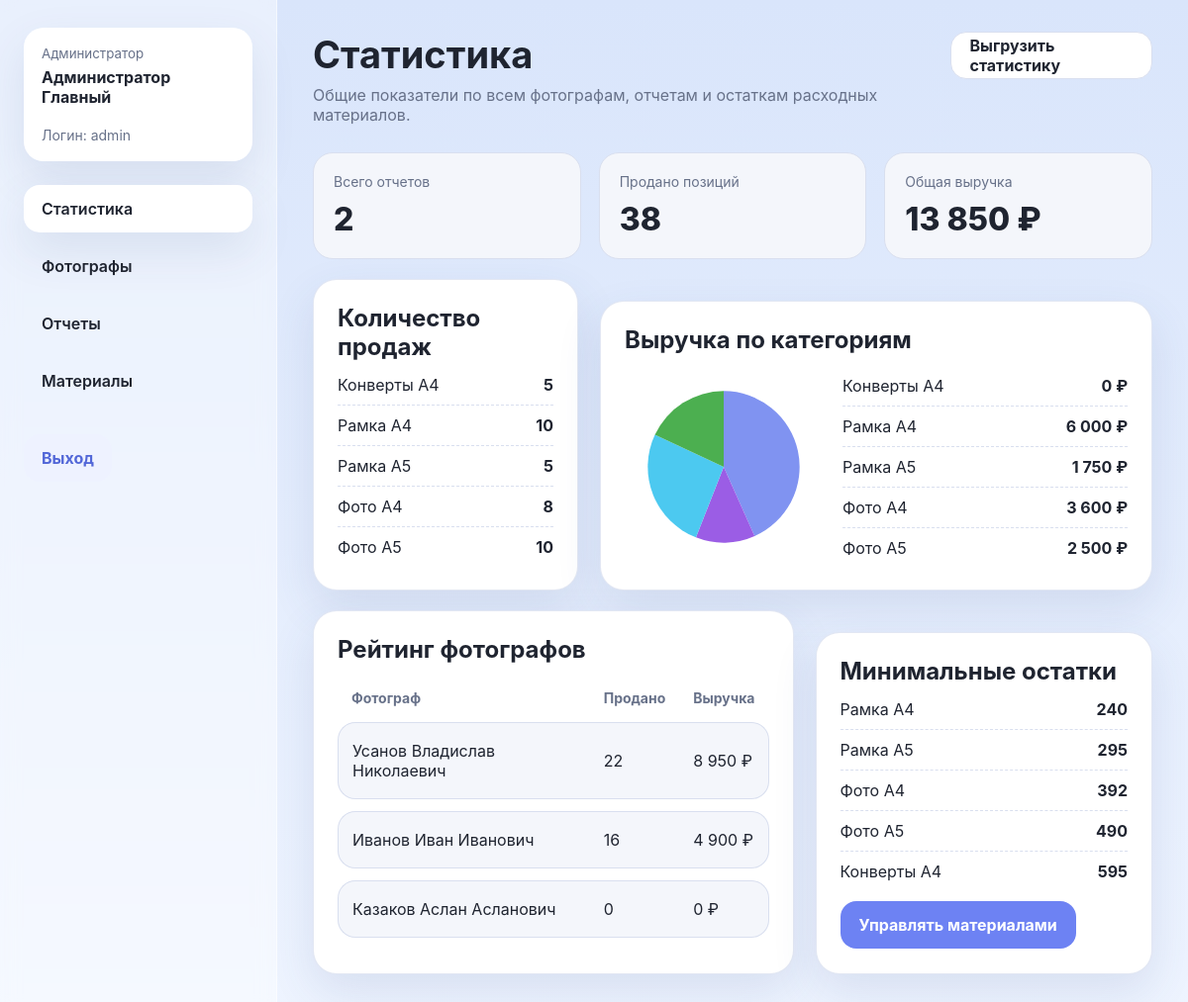
The page /admin/stats (signed in) on the database its author committed.
### tables this page shows
CREATE TABLE roles (
    id INTEGER PRIMARY KEY AUTOINCREMENT,
    code TEXT NOT NULL UNIQUE,
    name TEXT NOT NULL
);

CREATE TABLE users (
    id INTEGER PRIMARY KEY AUTOINCREMENT,
    login TEXT NOT NULL UNIQUE,
    password_hash TEXT NOT NULL,
    first_name TEXT NOT NULL,
    last_name TEXT NOT NULL,
    middle_name TEXT DEFAULT '',
    role_id INTEGER NOT NULL,
    is_active INTEGER NOT NULL DEFAULT 1,
    created_at TEXT NOT NULL,
    FOREIGN KEY (role_id) REFERENCES roles(id)
);

CREATE TABLE products (
    id INTEGER PRIMARY KEY AUTOINCREMENT,
    code TEXT NOT NULL UNIQUE,
    name TEXT NOT NULL,
    unit_price REAL NOT NULL DEFAULT 0,
    current_stock INTEGER NOT NULL DEFAULT 0,
    is_archived INTEGER NOT NULL DEFAULT 0
);

### routes/admin.py (the view)
    @app.route("/admin/stats")
    @login_required
    @role_required(ROLE_ADMIN)
    def admin_stats():
        stats = get_global_summary()
        ranking = get_photographer_ranking()
        low_stock = query_all("SELECT * FROM products WHERE is_archived = 0 ORDER BY current_stock ASC, name ASC LIMIT 5")
        return render_template(
            "admin/stats.html",
            stats=stats,
            chart_svg=build_pie_svg(stats["revenue_by_product"]),
            ranking=ranking,
            low_stock=low_stock,
        )

### db.py (called while the page is built)
def get_db() -> sqlite3.Connection:
    if "db" not in g:
        g.db = sqlite3.connect(DATABASE)
        g.db.row_factory = sqlite3.Row
        g.db.execute("PRAGMA foreign_keys = ON")
    return g.db

def query_one(query: str, params=()):
    return get_db().execute(query, params).fetchone()

def query_all(query: str, params=()):
    return get_db().execute(query, params).fetchall()

### report_services.py (called while the page is built)
def get_global_summary():
    product_rows = query_all(
        """
        SELECT p.name, SUM(ri.quantity) AS qty, SUM(ri.quantity * p.unit_price) AS revenue
        FROM reports r
        JOIN report_items ri ON ri.report_id = r.id
        JOIN products p ON p.id = ri.product_id
        GROUP BY p.id, p.name
        ORDER BY p.name
        """
    )
    totals_row = query_one(
        "SELECT COUNT(*) AS reports_count, COALESCE(SUM(total_revenue), 0) AS total_revenue, COALESCE(SUM(total_items), 0) AS total_items FROM reports"
    )
    return build_summary(product_rows, totals_row)

def build_summary(product_rows, totals_row):
    quantity_by_product = {row["name"]: int(row["qty"] or 0) for row in product_rows}
    revenue_by_product = {row["name"]: float(row["revenue"] or 0) for row in product_rows}
    return {
        "reports_count": int(totals_row["reports_count"] or 0),
        "total_revenue": float(totals_row["total_revenue"] or 0),
        "total_items": int(totals_row["total_items"] or 0),
        "quantity_by_product": quantity_by_product,
        "revenue_by_product": revenue_by_product,
    }

def get_photographer_ranking():
    rows = query_all(
        """
        SELECT u.last_name, u.first_name, u.middle_name,
               COALESCE(SUM(r.total_items), 0) AS items_sold,
               COALESCE(SUM(r.total_revenue), 0) AS revenue
        FROM users u
        JOIN roles rl ON rl.id = u.role_id AND rl.code = 'photographer'
        LEFT JOIN reports r ON r.photographer_id = u.id
        GROUP BY u.id
        ORDER BY revenue DESC, items_sold DESC, u.last_name ASC
        """
    )
    ranking = []
    for row in rows:
        ranking.append({"full_name": display_name(row), "items_sold": int(row["items_sold"] or 0), "revenue": float(row["revenue"] or 0)})
    return ranking

### users.py (called while the page is built)
    @property
    def is_active(self) -> bool:
        return self._is_active

    @property
    def full_name(self) -> str:
        return display_name(self.__dict__)

### templates/admin/stats.html (shortened to what this page needs)
{% extends 'base.html' %}
{% block content %}
<div class="page-header">
  <div>
    <h1>Статистика</h1>
    <p>Общие показатели по всем фотографам, отчетам и остаткам расходных материалов.</p>
  </div>
  <div class="actions">
    <a class="btn-secondary btn" href="{{ url_for('export_stats_csv') }}">Выгрузить статистику</a>
  </div>
</div>
<div class="stats-grid">
  <div class="stat-box"><span class="label">Всего отчетов</span><div class="value">{{ stats.reports_count }}</div></div>
  <div class="stat-box"><span class="label">Продано позиций</span><div class="value">{{ stats.total_items }}</div></div>
  <div class="stat-box"><span class="label">Общая выручка</span><div class="value">{{ stats.total_revenue|currency }}</div></div>
</div>
<div class="grid top-gap">
  <section class="card span-4">
    <h2 class="section-title">Количество продаж</h2>
    <div class="legend">
      {% for label, qty in stats.quantity_by_product.items() %}
        <div class="legend-row"><span>{{ label }}</span><strong>{{ qty }}</strong></div>
      {% else %}
        <p class="subtle">Нет данных.</p>
      {% endfor %}
    </div>
  </section>
  <section class="card span-8">
    <h2 class="section-title">Выручка по категориям</h2>
    <div class="pie-wrap">
      {{ chart_svg|safe if chart_svg else '<p class="subtle">Нет данных для диаграммы.</p>'|safe }}
      <div class="legend">
        {% for label, revenue in stats.revenue_by_product.items() %}
          <div class="legend-row"><span>{{ label }}</span><strong>{{ revenue|currency }}</strong></div>
        {% else %}
          <p class="subtle">Нет данных.</p>
        {% endfor %}
      </div>
    </div>
  </section>
</div>
<div class="grid top-gap">
  <section class="card span-7">
    <h2 class="section-title">Рейтинг фотографов</h2>
    <table class="list-table">
      <thead><tr><th>Фотограф</th><th>Продано</th><th>Выручка</th></tr></thead>
      <tbody>
        {% for row in ranking %}
          <tr><td>{{ row.full_name }}</td><td>{{ row.items_sold }}</td><td>{{ row.revenue|currency }}</td></tr>
        {% else %}
          <tr><td colspan="3">Нет данных.</td></tr>
        {% endfor %}
      </tbody>
    </table>
  </section>
  <section class="card span-5">
    <h2 class="section-title">Минимальные остатки</h2>
    <div class="legend">
      {% for item in low_stock %}
        <div class="legend-row"><span>{{ item.name }}</span><strong>{{ item.current_stock }}</strong></div>
      {% else %}
        <p class="subtle">Нет данных.</p>
      {% endfor %}
    </div>
    <div class="actions top-gap">
      <a class="btn" href="{{ url_for('admin_consumables') }}">Управлять материалами</a>
    </div>
  </section>
</div>
{% endblock %}

### templates/base.html (shortened to what this page needs)
<!doctype html>
<html lang="ru">
  <head>
    <link rel="stylesheet" href="{{ url_for('static', filename='css/styles.css') }}">
  </head>
  <body>
    {% if current_user.is_authenticated %}
      <div class="layout">
        <aside class="sidebar">
          <div class="user-card">
            <small>{{ current_user.role_name }}</small>
            <strong>{{ current_user.full_name }}</strong>
            <div class="meta top-gap">Логин: {{ current_user.login }}</div>
          </div>
          <nav class="nav">
            {% for endpoint, label in nav_items.get(current_user.role_code, []) %}
              <a href="{{ url_for(endpoint) }}" class="{% if request.endpoint == endpoint %}active{% endif %}">{{ label }}</a>
            {% endfor %}
            {% if current_user.role_code == 'admin' %}
              <a href="{{ url_for('admin_consumables') }}" class="{% if request.endpoint == 'admin_consumables' %}active{% endif %}">Материалы</a>
            {% endif %}
          </nav>
          <a class="logout-link" href="{{ url_for('logout') }}">Выход</a>
        </aside>
        <main class="content">
          {% block content %}{% endblock %}
        </main>
      </div>
    {% else %}
      {% block auth_content %}{% endblock %}
    {% endif %}
  </body>
</html>

### static/css/styles.css (style rules this page uses)
:root { --bg: #dbe6fb; --panel: #ffffff; --panel-soft: #f4f6fb; --text: #1f2430; --muted: #677189; --accent: #6d82f3; --accent-dark: #5267d8; --danger: #d9534f; --success: #279c6d; --warning: #df9a1a; --border: #d9dfef; --shadow: 0 18px 45px rgba(58, 79, 137, 0.12); --radius: 24px; }
* { box-sizing: border-box; }
html, body { margin: 0; padding: 0; font-family: Inter, Arial, sans-serif; color: var(--text); background: linear-gradient(180deg, #d9e5fb 0%, #eef4ff 100%); }
a { color: inherit; text-decoration: none; }
.layout { display: flex; min-height: 100vh; }
.sidebar { width: 280px; background: rgba(255,255,255,0.42); backdrop-filter: blur(9px); padding: 28px 24px; border-right: 1px solid rgba(255,255,255,0.55); }
.user-card { background: var(--panel); border-radius: 20px; padding: 18px; box-shadow: var(--shadow); margin-bottom: 24px; }
.user-card small { color: var(--muted); display: block; margin-bottom: 6px; }
.nav { display: flex; flex-direction: column; gap: 10px; }
.nav a { padding: 14px 18px; border-radius: 16px; background: transparent; color: var(--text); font-weight: 600; }
.nav a.active, .nav a:hover { background: var(--panel); box-shadow: var(--shadow); }
.logout-link { margin-top: 30px; display: inline-flex; padding: 14px 18px; border-radius: 16px; background: #eef2ff; color: var(--accent-dark); font-weight: 700; }
.content { flex: 1; padding: 32px 36px 42px; }
.page-header { display: flex; align-items: flex-start; justify-content: space-between; gap: 20px; margin-bottom: 28px; }
.page-header h1 { margin: 0; font-size: 38px; }
.page-header p { margin: 8px 0 0; color: var(--muted); }
.actions { display: flex; gap: 12px; flex-wrap: wrap; }
.btn { display: inline-flex; align-items: center; justify-content: center; gap: 8px; min-height: 48px; padding: 0 18px; border: 1px solid transparent; border-radius: 16px; background: var(--accent); color: white; cursor: pointer; font-weight: 700; }
.btn-secondary { background: var(--panel); color: var(--text); border-color: var(--border); }
.card { background: var(--panel); border-radius: var(--radius); box-shadow: var(--shadow); padding: 24px; border: 1px solid rgba(217, 223, 239, 0.75); }
.card + .card { margin-top: 22px; }
.grid { display: grid; grid-template-columns: repeat(12, minmax(0, 1fr)); gap: 22px; }
.grid > .span-4 { grid-column: span 4; }
.grid > .span-5 { grid-column: span 5; }
.grid > .span-7 { grid-column: span 7; }
.grid > .span-8 { grid-column: span 8; }
.stats-grid { display: grid; grid-template-columns: repeat(3, minmax(0, 1fr)); gap: 18px; }
.stat-box { background: var(--panel-soft); border: 1px solid var(--border); border-radius: 20px; padding: 20px; }
.stat-box .label { color: var(--muted); display: block; font-size: 14px; margin-bottom: 10px; }
.stat-box .value { font-size: 32px; font-weight: 800; }
.list-table { width: 100%; border-collapse: separate; border-spacing: 0 12px; }
.list-table th { text-align: left; color: var(--muted); font-size: 14px; padding: 0 14px 4px; }
.list-table td { background: var(--panel-soft); padding: 18px 14px; border-top: 1px solid var(--border); border-bottom: 1px solid var(--border); }
.list-table td:first-child { border-left: 1px solid var(--border); border-top-left-radius: 18px; border-bottom-left-radius: 18px; }
.list-table td:last-child { border-right: 1px solid var(--border); border-top-right-radius: 18px; border-bottom-right-radius: 18px; }
.meta { color: var(--muted); font-size: 14px; }
.pie-wrap { display: grid; grid-template-columns: 200px 1fr; gap: 20px; align-items: center; }
.pie-chart { width: 200px; height: 200px; display: block; margin: 0 auto; }
.legend { display: flex; flex-direction: column; gap: 10px; }
.legend-row { display: flex; justify-content: space-between; gap: 16px; padding-bottom: 10px; border-bottom: 1px dashed var(--border); }
.legend-row:last-child { border-bottom: none; padding-bottom: 0; }
.top-gap { margin-top: 20px; }
.section-title { margin: 0 0 14px; font-size: 24px; }

### rows shown on the page
roles: role_name "Администратор"
users: login "admin"
products: name "Конверты А4", id "5", revenue "0 ₽", current_stock "595"
products: name "Рамка A4", qty "10", revenue "6 000 ₽", current_stock "240"
products: name "Рамка A5", qty "5", revenue "1 750 ₽", current_stock "295"
products: name "Фото A4", qty "8", revenue "3 600 ₽", current_stock "392"
products: name "Фото A5", qty "10", revenue "2 500 ₽", current_stock "490"

### other values the page prints
{{ current_user.full_name }} "Администратор Главный"
{{ label }} "Статистика" "Фотографы" "Отчеты"
{{ stats.reports_count }} "2"
{{ stats.total_items }} "38"
{{ stats.total_revenue|currency }} "13 850 ₽"
{{ row.full_name }} "Усанов Владислав Николаевич" "Иванов Иван Иванович" "Казаков Аслан Асланович"
{{ row.items_sold }} "22" "16" "0"
{{ row.revenue|currency }} "8 950 ₽" "4 900 ₽" "0 ₽"
